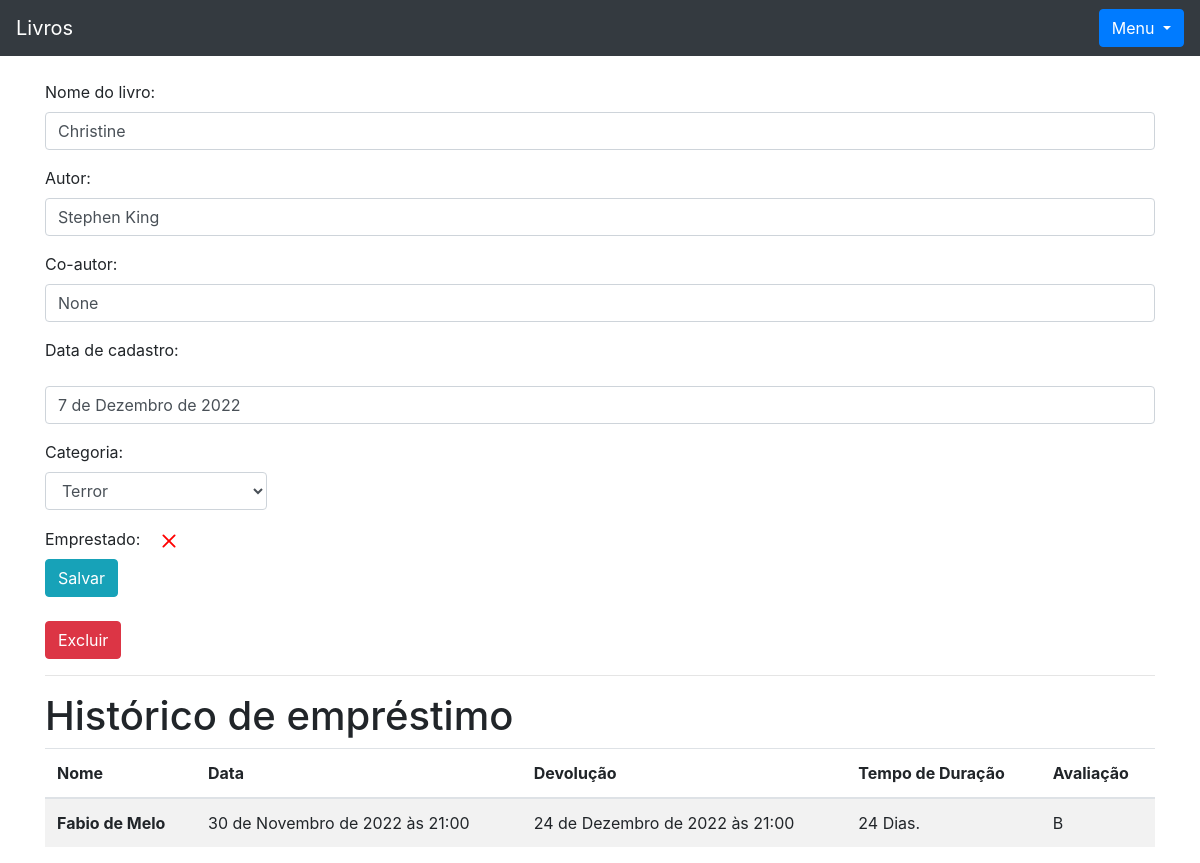
The page /livro/ver_livro/4 (signed in) on the database its author committed.
### livro/models.py (models this page shows, shortened)
class Livros(models.Model):
    nome = models.CharField(max_length=100)
    autor = models.CharField(max_length=100)
    co_autor = models.CharField(max_length=100, blank=True, null=True)
    data_cadastro = models.DateField(default=date.today)
    emprestado = models.BooleanField(default=False)
    categoria = models.ForeignKey(Categoria, on_delete=models.DO_NOTHING)
    usuario = models.ForeignKey(Usuario, on_delete=models.DO_NOTHING)
    class Meta:
        verbose_name = 'Livro'

class Emprestimo(models.Model):
    choices_avaliacao = (
        ('P', 'Pessimo'),
        ('R', 'Ruim'),
        ('B', 'Bom'),
        ('M', 'Muito Bom'),
        ('O', 'Otimo')
    )
    nome_emprestado = models.ForeignKey(Usuario, on_delete=models.DO_NOTHING, blank=True, null=True)
    nome_emprestado_anonimo = models.CharField(max_length=100, blank=True, null=True)
    data_emprestimo = models.DateTimeField(default=datetime.datetime.now())
    data_devolucao = models.DateTimeField(blank=True, null=True)
    livro = models.ForeignKey(Livros, on_delete=models.DO_NOTHING)
    avaliacao = models.CharField(choices=choices_avaliacao, max_length=1, null=True, blank=True)

### usuarios/models.py (models this page shows)
class Usuario(models.Model):
    nome = models.CharField(max_length=100)
    email = models.EmailField()
    senha = models.CharField(max_length=64)
    def __str__(self) -> str:
        return self.nome

### livro/views.py (the view)
# urls.py: path('ver_livro/<int:id>', views.ver_livro, name='ver_livro'),
def ver_livro(request, id):
    if request.session.get('usuario'):
        livro = Livros.objects.get(id=id)
        if request.session.get('usuario') == livro.usuario.id:
            usuario = Usuario.objects.get(id=request.session['usuario'])
            categorias = Categoria.objects.filter(usuario_id = request.session.get('usuario'))
            emprestimos = Emprestimo.objects.filter(livro = livro)
            form = LivrosForm()
            form_categoria = CategoriaLivro()
            form.fields['usuario'].initial = request.session['usuario']
            form.fields['categoria'].queryset = Categoria.objects.filter(usuario = usuario)
            usuarios = Usuario.objects.all()
            livros_emprestar = Livros.objects.filter(usuario = usuario).filter(emprestado = False)
            livros_emprestados = Livros.objects.filter(usuario = usuario).filter(emprestado = True)
            return render(request, 'ver_livro.html', {'livro':livro, 'categorias':categorias, 'emprestimos':emprestimos,
            'usuario_logado':request.session.get('usuario'), 'form':form, 'categoria_form':form_categoria, 'usuarios':usuarios, 'livros_emprestar':livros_emprestar, 'livros_emprestados':livros_emprestados})
        else:
            return HttpResponse('Esse livro não te pertence')
    else:
        return redirect('/auth/login/?status=2')

### livro/forms.py
class LivrosForm(forms.ModelForm):
    class Meta:
        model = Livros
        fields = '__all__'
    def __init__(self, *args, **kwargs):
        super().__init__(*args, **kwargs)
        self.fields['usuario'].widget = forms.HiddenInput()

class CategoriaLivro(forms.Form):
    nome = forms.CharField(max_length=30)
    descricao = forms.CharField(max_length=100)
    def __init__(self, *args, **kwargs):
        super().__init__(*args, **kwargs)
        self.fields['descricao'].widget = forms.Textarea()

### livro/models.py (called while the page is built)
    def __str__(self) -> str:
        return self.nome

### livro/templatetags/filtros.py (called while the page is built)
@register.filter
def mostra_tempo(val1, val2):
    if isinstance(val1, datetime) and isinstance(val2, datetime):
        dias = (val1 - val2).days
        if dias > 1:
            return f'{(val1 - val2).days} Dias.'
        return f'{(val1 - val2).days} Dia.'
    return "Ainda não foi devolvido"

### livro/templates/ver_livro.html (shortened to what this page needs)
{% extends 'base.html' %}
{% load filtros %}
{% block conteudo %}
    <div class="container">
        <br>
        <form action="{% url 'alterar_livro' %}" method="POST">
            <p>
                <label>Nome do livro:</label>
                <input class="form-control" value="{{livro.nome}}" type="text" name="nome_livro">
            </p>
            <p>
                <label>Autor:</label>
                <input class="form-control" value="{{livro.autor}}" type="text" name="autor_livro">
            </p>
            <p>
                <label>Co-autor:</label>
                <input class="form-control" value="{{livro.co_autor}}" type="text" name="co_autor_livro">
            </p>
            <p>
                <label>Data de cadastro:</label>
                <p class="form-control">{{livro.data_cadastro}}</p>
            </p>
            <p>
                <label>Categoria:&nbsp;&nbsp;</label>
                <select name="categoria" class="form-control" style="width: 20%;">
                    {% for categoria in categorias %}
                        {% if livro.categoria == categoria %}
                            <option selected value="{{categoria.id}}">{{categoria}}</option>
                        {% else %}
                            <option value="{{categoria.id}}">{{categoria}}</option>
                        {% endif %}
                    {% endfor %}
                </select>
            </p>
            <label>Emprestado:&nbsp;&nbsp;</label>
            <br>
            <input type="submit" value="Salvar" class="btn btn-info">
        </form>
        <br>
        <a><button type="button" data-toggle="modal" data-target="#exampleModal2" class="btn btn-danger">
            Excluir
        </button></a>
        <hr>
        <h1>Histórico de empréstimo</h1>
        <table class="table table-striped">
            <thead>
                <tr>
                    <th scope="col">Nome</th>
                    <th scope="col">Data</th>
                    <th scope="col">Devolução</th>
                    <th scope="col">Tempo de Duração</th>
                    <th scope="col">Avaliação</th>
                </tr>
            </thead>
            <tbody>
                {% for emprestimo in emprestimos %}
                    <tr>
                        {% if emprestimo.nome_emprestado_anonimo == None %}
                            <th scope="row">{{emprestimo.nome_emprestado}}</th>
                        {% else %}
                            <th scope="row">{{emprestimo.nome_emprestado_anonimo}}</th>
                        {% endif %}
                        <td>{{emprestimo.data_emprestimo}}</td>
                        <td>{{emprestimo.data_devolucao}}</td>
                        <td>{{emprestimo.data_devolucao|mostra_tempo:emprestimo.data_emprestimo}}</td>
                        <td>
                            {% if emprestimo.avaliacao == None %}
                                <button class="btn btn-info" data-toggle="modal" data-target="#exampleModal4" type="button" data-emprestimo="{{emprestimo.id}}" onclick="define_avaliacao({{livro.id}})">Avaliar</button>
                            {% else %}
                                {{emprestimo.avaliacao}}
                            {% endif %}
                        </td>
                    </tr>
                {% endfor %}
            </tbody>
        </table>
    </div>
{% endblock %}

### rows shown on the page
Livros: nome_livro "Christine", autor_livro "Stephen King", co_autor_livro "None", data_cadastro "7 de Dezembro de 2022"
Emprestimo: nome_emprestado "Fabio de Melo", data_emprestimo "30 de Novembro de 2022 às 21:00", data_devolucao "24 de Dezembro de 2022 às 21:00", data_devolucao|mostra_tempo "24 Dias.", avaliacao "B"

### other values the page prints
form field categoria "Terror"
